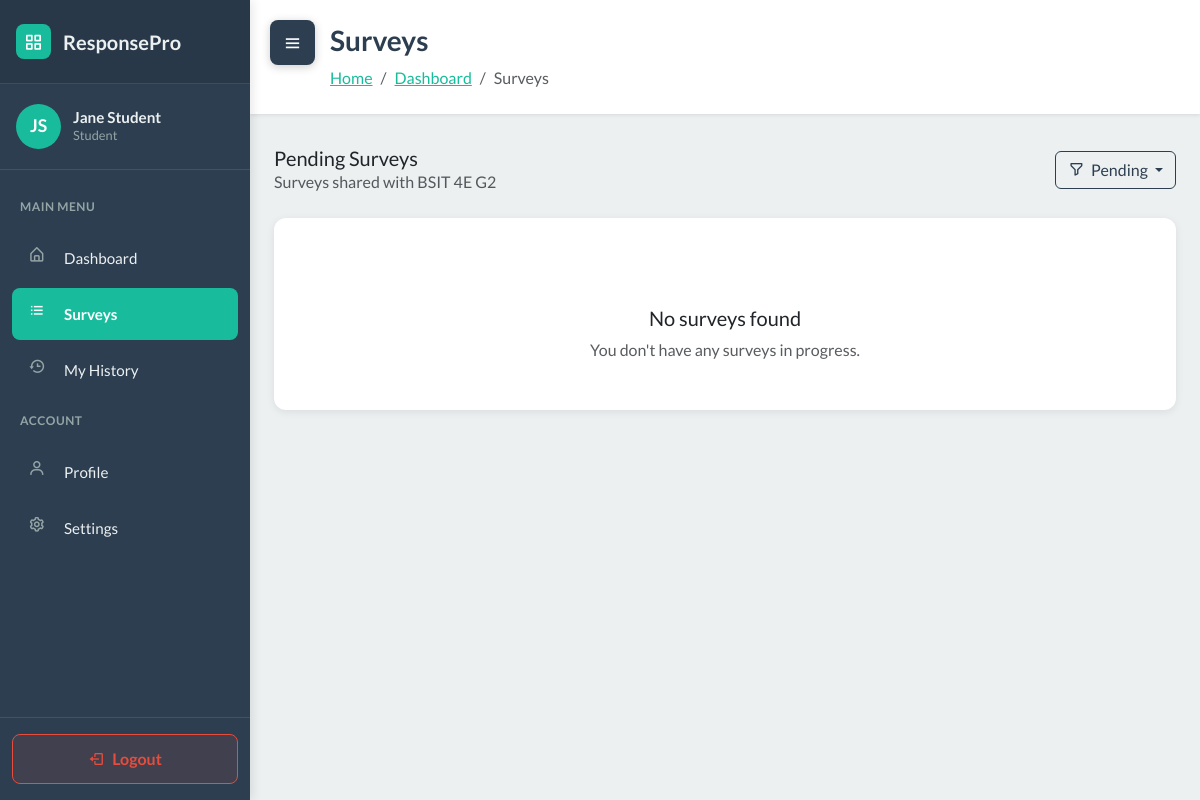
The page /student/surveys/?filter=pending (signed in) on the database as committed earlier.
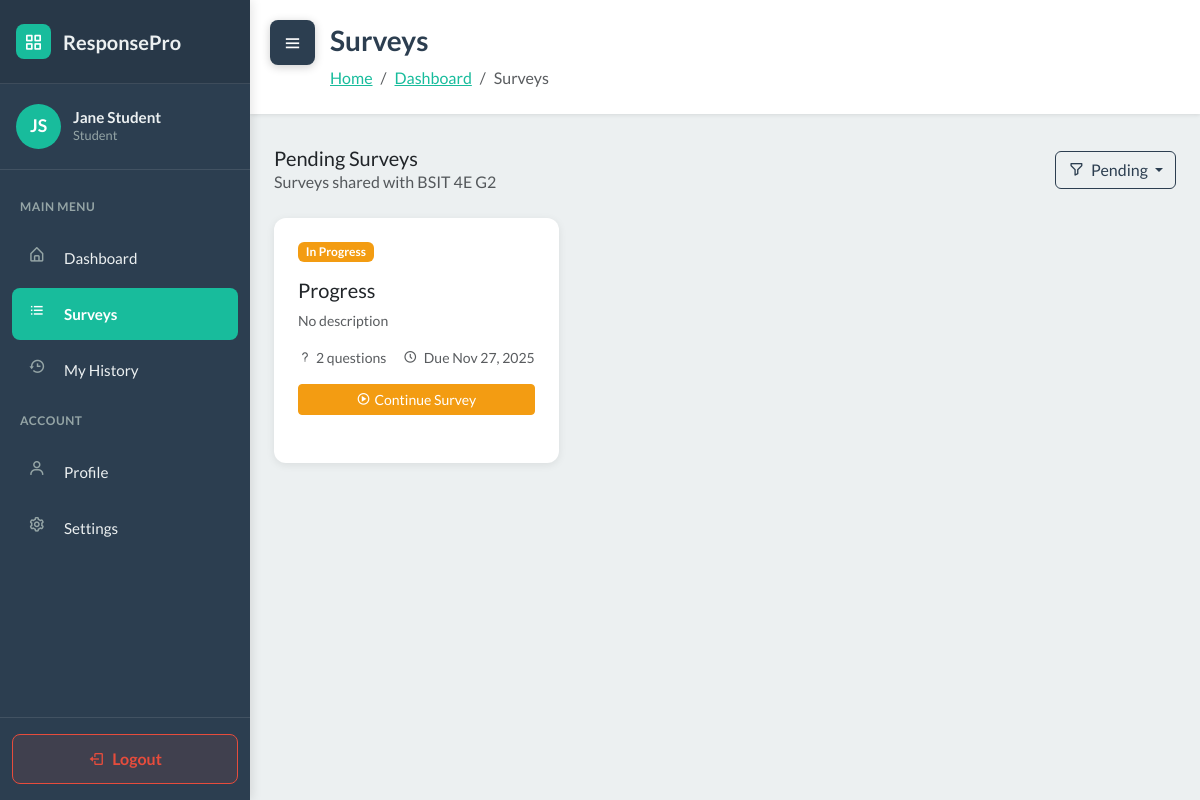
The same page on the database as committed later.
### WebSurvey/models.py (models this page shows, shortened)
class StudentResponse(models.Model):
    survey = models.ForeignKey(Survey, on_delete=models.CASCADE, related_name='responses')
    student = models.ForeignKey(User, on_delete=models.CASCADE, related_name='survey_responses')
    started_at = models.DateTimeField(auto_now_add=True)
    submitted_at = models.DateTimeField(null=True, blank=True)
    score = models.FloatField(null=True, blank=True)
    is_submitted = models.BooleanField(default=False)
    class Meta:
        unique_together = ['survey', 'student']

class Survey(models.Model):
    STATUS_CHOICES = [
        ('draft', 'Draft'),
        ('published', 'Published'),
        ('closed', 'Closed'),
    ]
    title = models.CharField(max_length=255)
    description = models.TextField(blank=True)
    teacher = models.ForeignKey(User, on_delete=models.CASCADE, related_name='surveys')
    sections = models.ManyToManyField(Section, blank=True, related_name='surveys')
    status = models.CharField(max_length=20, choices=STATUS_CHOICES, default='draft')
    total_points = models.IntegerField(default=0)
    time_limit = models.IntegerField(null=True, blank=True, help_text="Time limit in minutes")
    due_date = models.DateTimeField(null=True, blank=True)
    created_at = models.DateTimeField(auto_now_add=True)
    updated_at = models.DateTimeField(auto_now=True)
    class Meta:
        ordering = ['-created_at']

### WebSurvey/views.py (the view)
# urls.py: path('student/surveys/', views.student_available_surveys, name='student_available_surveys'),
@login_required
def student_available_surveys(request):
    if request.user.role != 'student':
        messages.error(request, 'Only students can access this page.')
        return redirect('dashboard')
    filter_type = request.GET.get('filter', 'available')
    context = {'user': request.user, 'current_filter': filter_type}
    survey_data = _get_student_survey_data(request.user)
    context.update(survey_data)
    if filter_type == 'available':
        available_only = [s for s in survey_data['available_surveys']
                         if s.status == 'published' and not s.is_overdue and not s.is_closed]
        context['filtered_surveys'] = available_only
        context['filter_title'] = 'Available Surveys'
        context['is_response_list'] = False
    elif filter_type == 'pending':
        pending_only = [r for r in survey_data['pending_responses']
                       if not r.is_overdue and not r.is_closed]
        context['filtered_surveys'] = pending_only
        context['filter_title'] = 'Pending Surveys'
        context['is_response_list'] = True
    elif filter_type == 'completed':
        context['filtered_surveys'] = survey_data['completed_responses']
        context['filter_title'] = 'Completed Surveys'
        context['is_response_list'] = True
    elif filter_type == 'closed':
        closed_only = [s for s in survey_data['available_surveys']
                      if s.is_overdue or s.is_closed]
        context['filtered_surveys'] = closed_only
        context['filter_title'] = 'Closed Surveys'
        context['is_response_list'] = False
    else:  # 'all'
        all_surveys_list = []
        all_surveys_list.extend(survey_data['available_surveys'])
        context['filtered_surveys'] = all_surveys_list
        context['filter_title'] = 'All Surveys'
        context['is_response_list'] = False
    return render(request, 'student_available_surveys.html', context)

### WebSurvey/services.py (called while the page is built)
def auto_close_due_surveys():
    now = timezone.now()
    overdue_ids = []
    for survey in Survey.objects.filter(status='published', due_date__isnull=False):
        due = survey.due_date
        if due is None:
            continue
        if timezone.is_naive(due):
            due = timezone.make_aware(due, timezone.get_current_timezone())
        if due <= now:
            overdue_ids.append(survey.id)
    if overdue_ids:
        Survey.objects.filter(id__in=overdue_ids).update(status='closed')
    return now

### WebSurvey/templates/student_available_surveys.html (shortened to what the changed rows need)
<!DOCTYPE html>
{% load static %}
<html data-bs-theme="light" lang="en">
<head>
    <link rel="stylesheet" href="https://cdn.jsdelivr.net/npm/bootswatch@5.3.6/dist/flatly/bootstrap.min.css">
    <link rel="stylesheet" href="https://cdn.jsdelivr.net/npm/boxicons@latest/css/boxicons.min.css">
    <link rel="stylesheet" href="https://cdnjs.cloudflare.com/ajax/libs/font-awesome/4.7.0/css/font-awesome.min.css">
    <link rel="stylesheet" href="{% static 'css/dashboard-sidebar.css' %}">
    <link rel="stylesheet" href="{% static 'css/bss-overrides.css' %}">
</head>
<body>
    <main class="dashboard-content" id="mainContent">
        <div class="content-header">
            <h1>Surveys</h1>
        </div>
        <div class="container-fluid px-4 pb-5">
            {% if not student_section %}
            <div class="row">
                <div class="col-12">
                    <div class="dashboard-card text-center py-5">
                        <i class="bx bx-user-x" style="font-size: 4rem; opacity: 0.3;"></i>
                        <h5 class="mt-3 mb-2">No Section Assigned</h5>
                        <p class="text-muted mb-0">Please contact your teacher so you can be added to a section and start answering surveys.</p>
                    </div>
                </div>
            </div>
            {% else %}
            <div class="row">
                {% for item in filtered_surveys %}
                    {% if is_response_list %}
                        {% with survey=item.survey %}
                        <div class="col-md-6 col-lg-4 mb-4">
                            <div class="dashboard-card h-100">
                                <div class="d-flex justify-content-between align-items-start mb-3">
                                    <span class="badge
                                        {% if item.is_overdue or item.is_closed %}bg-danger
                                        {% elif item.is_submitted %}bg-success
                                        {% else %}bg-warning{% endif %}">
                                        {% if item.is_submitted %}Completed
                                        {% elif item.is_overdue or item.is_closed %}Closed
                                        {% else %}In Progress{% endif %}
                                    </span>
                                </div>
                                <h5 class="mb-2">{{ survey.title }}</h5>
                                <p class="text-muted small mb-3">
                                    {{ survey.description|truncatewords:15|default:"No description" }}
                                </p>
                                <div class="d-flex justify-content-between text-muted small mb-3">
                                    <span><i class="bx bx-question-mark me-1"></i>{{ survey.questions.all|length }} questions</span>
                                    <span>
                                        <i class="bx bx-time-five me-1"></i>
                                        {% if item.is_submitted %}
                                            Submitted {{ item.submitted_at|date:"M d, Y" }}
                                        {% elif survey.due_date %}
                                            Due {{ survey.due_date|date:"M d, Y" }}
                                        {% else %}
                                            {{ survey.created_at|date:"M d, Y" }}
                                        {% endif %}
                                    </span>
                                </div>
                                <div class="d-grid gap-2">
                                    {% if item.is_submitted %}
                                        <a href="{% url 'student_view_response' item.id %}"
                                           class="btn btn-success btn-sm">
                                            <i class="bx bx-show me-1"></i>View Response
                                        </a>
                                    {% elif item.is_overdue or item.is_closed %}
                                        <a href="#" class="btn btn-secondary btn-sm disabled" aria-disabled="true">
                                            <i class="bx bx-lock me-1"></i>Closed
                                        </a>
                                    {% else %}
                                        <a href="{% url 'take_survey' survey.id %}"
                                           class="btn btn-warning btn-sm">
                                            <i class="bx bx-play-circle me-1"></i>Continue Survey
                                        </a>
                                    {% endif %}
                                </div>
                            </div>
                        </div>
                        {% endwith %}
                    {% endif %}
                {% empty %}
                <div class="col-12">
                    <div class="dashboard-card text-center py-5">
                        <h5 class="mt-3 mb-2">No surveys found</h5>
                        <p class="text-muted mb-0">
                            {% if current_filter == 'pending' %}
                                You don't have any surveys in progress.
                            {% elif current_filter == 'completed' %}
                                You haven't completed any surveys yet.
                            {% elif current_filter == 'closed' %}
                                There are no closed surveys.
                            {% elif current_filter == 'available' %}
                                No surveys are currently available to take.
                            {% else %}
                                Your teachers haven't assigned surveys to {{ student_section.name }} yet.
                            {% endif %}
                        </p>
                    </div>
                </div>
                {% endfor %}
            </div>
            {% endif %}
        </div>
    </main>
</body>
</html>

Rows that differ between the two databases and show on the page:
added StudentResponse: is_submitted "In Progress", survey "Progress", survey.description "No description", survey.questions.all|length "2", survey.due_date "Nov 27, 2025"
Other text that changed with them:
text no longer shown: "No surveys found You don't have any surveys in progress."
